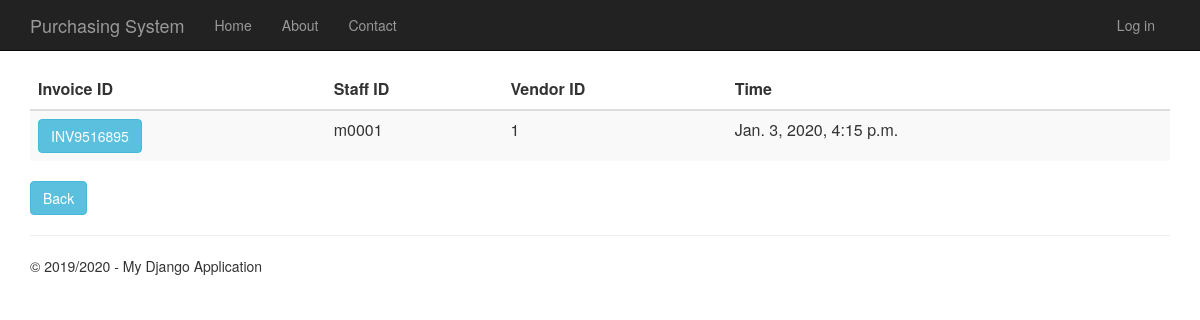
/invoicehistory, run on the app's committed database.
### Invoice/models.py (models this page shows)
class Invoice(models.Model):
    invoice_id = models.CharField(primary_key= True, max_length=10)
    time_created = models.DateTimeField()
    description = models.CharField(max_length=100)
    total_price = models.DecimalField(max_digits=10, decimal_places=2, default=Decimal('0.00'))
    invoice_status = models.CharField(max_length=20)
    purchase_order_id =models.OneToOneField(PurchaseOrder,on_delete = models.CASCADE)
    person_id = models.ForeignKey(Person,on_delete= models.CASCADE)
    vendor_id = models.ForeignKey(Vendor,on_delete = models.CASCADE)

### app/models.py (models this page shows, shortened)
class Person(models.Model):
    user_id = models.OneToOneField(User)
    person_id = models.CharField(primary_key=True, max_length=10)
    person_name = models.TextField()
    person_address = models.TextField()
    person_phone_number = models.TextField()
    person_role = models.TextField(default = 'EMPLOYEE')

class Vendor(models.Model):
    vendor_id = models.CharField(primary_key=True, max_length=10)
    vendor_name = models.TextField()
    vendor_phone_number = models.TextField()
    vendor_address = models.TextField()
    vendor_email = models.TextField()
    def __str__(self):
        return str(self.vendor_id)

### Invoice/views.py (the view)
# urls.py: url(r'^invoicehistory', Invoice.views.invoicehistory, name="invoice_history"),
def invoicehistory(request):
    invoice = Invoice.objects.all()
    context = {
            'title':'Invoice History',
            'rows':invoice,
            'year':'2019/2020'
        }
    return render(request,'Invoice/invoicehistory.html',context)

### Invoice/templates/Invoice/invoicehistory.html
﻿{% extends "app/layout.html" %}
{% block content %}
<div class="purcahseorderhistory margintop" action="menu" >
    <form action="invoicehistorydetails" method="GET">
        <table class="table table-striped margintop">
          <thead>
            <tr>
              <th scope="col">Invoice ID</th>
              <th scope="col">Staff ID</th>
              <th scope="col">Vendor ID</th>
              <th scope="col">Time</th>
            </tr>
          </thead>
          <tbody>
              {% for r in rows %}
            <tr>
                 <td><button type="submit" name="inv_id" value="{{r.invoice_id}}" class="btn btn-info" >{{r.invoice_id}}</button></td>
                 <td>{{r.person_id.person_id}}</td>
                 <td>{{r.vendor_id}}</td>
                 <td>{{r.time_created}}</td>
            </tr>
              {% endfor %}
          </tbody>
        </table>
        <div class="margintop">
            <a type="submit" class="btn btn-info" href="/menu">Back</a>
        </div>
    </form>
</div>
{% endblock %}

### app/static/app/content/site.css (style rules this page uses)
body { padding-top: 50px; padding-bottom: 20px; }

### data on the page
Invoice: invoice_id "INV9516895", person_id.person_id "m0001", vendor_id "1", time_created "Jan. 3, 2020, 4:15 p.m."

### other printed values
{{ year }} "2019/2020"
